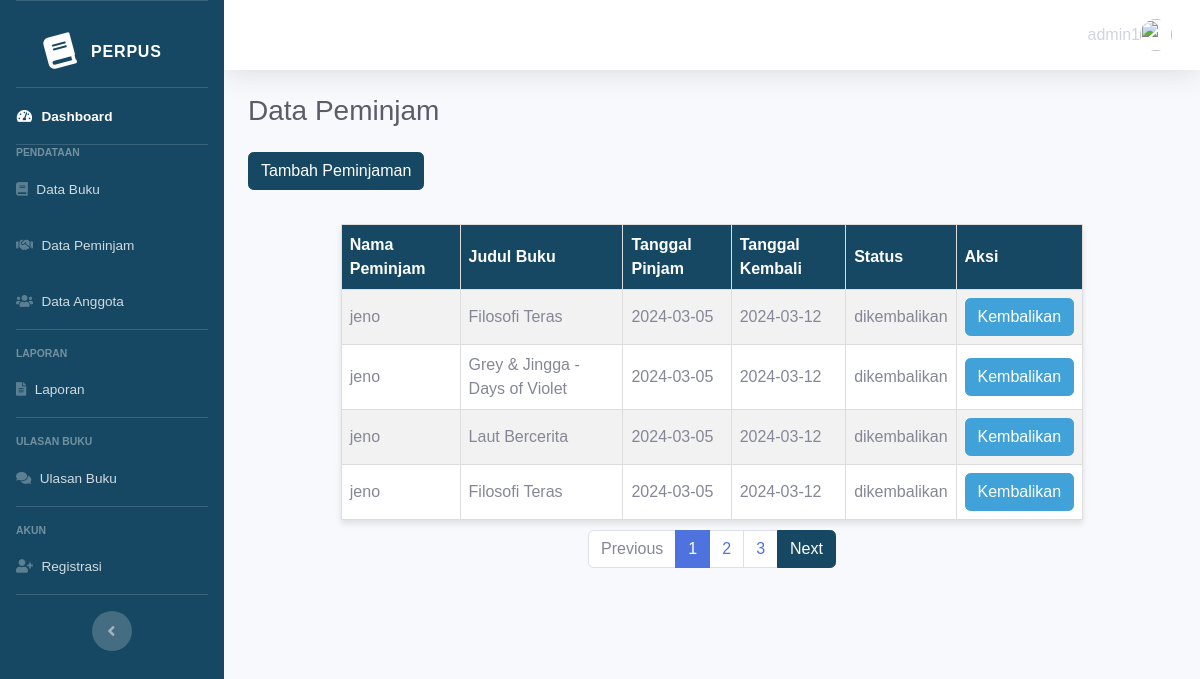
Screenshot of /admin/index_peminjam.php (signed in) with the database file from the repository.
### tables this page shows
CREATE TABLE `peminjaman` (
  `peminjaman_id` int(11) NOT NULL,
  `perpus_id` int(11) NOT NULL,
  `buku_id` int(11) NOT NULL,
  `tanggal_pinjam` date NOT NULL,
  `user_id` varchar(11) NOT NULL,
  `username` varchar(255) NOT NULL,
  `tanggal_kembali` date NOT NULL,
  `created_at` timestamp NOT NULL DEFAULT current_timestamp() ON UPDATE current_timestamp(),
  `status_peminjam` varchar(255) NOT NULL
);

CREATE TABLE `buku` (
  `buku_id` int(11) NOT NULL,
  `perpus_id` int(11) NOT NULL,
  `judul` varchar(100) NOT NULL,
  `cover` varchar(255) NOT NULL,
  `penulis` varchar(50) NOT NULL,
  `penerbit` varchar(50) NOT NULL,
  `tahun_terbit` int(11) NOT NULL,
  `deskripsi` varchar(10000) NOT NULL,
  `kategori_id` int(11) NOT NULL,
  `ketersediaan` int(50) NOT NULL,
  `file_pdf` varchar(1000) NOT NULL,
  `created_at` timestamp NOT NULL DEFAULT current_timestamp() ON UPDATE current_timestamp()
);

### admin/index_peminjam.php (the view, shortened to what this page needs)
<?php
$role = $_SESSION["role"];
include('koneksi.php');
?>
<!DOCTYPE html>
<html lang="en">
<head>
    <link href="../dashboard/vendor/fontawesome-free/css/all.min.css" rel="stylesheet" type="text/css">
    <link href="../dashboard/css/sb-admin-2.min.css" rel="stylesheet">
</head>
<body id="page-top">
    <div id="wrapper">
        <ul class="navbar-nav bg-gradient-primary sidebar sidebar-dark accordion" id="accordionSidebar">
            <a class="sidebar-brand d-flex align-items-center justify-content-center" href="index.html">
                <div class="sidebar-brand-icon rotate-n-15">
                    <i class="fas fa-book"></i>
                </div>
                <div class="sidebar-brand-text mx-3">Perpus</div>
            </a>
            <hr class="sidebar-divider my-0">
            <li class="nav-item active">
                <a class="nav-link" href="home.php">
                    <i class="fas fa-fw fa-tachometer-alt"></i>
                    <span>Dashboard</span></a>
            </li>
            <?php
            if ($role === "admin") :
            ?>
                <hr class="sidebar-divider my-0">
                <div class="sidebar-heading">
                    Pendataan
                </div>
                <li class="nav-item">
                    <a class="nav-link" href="index_data_buku.php">
                        <i class="fas fa-book"></i>
                        <span>Data Buku</span></a>
                </li>
                <li class="nav-item">
                    <a class="nav-link" href="index_peminjam.php">
                        <i class="fas fa-handshake"></i>
                        <span>Data Peminjam</span></a>
                </li>
                <li class="nav-item">
                    <a class="nav-link" href="index_data_anggota.php">
                        <i class="fas fa-users"></i>
                        <span>Data Anggota</span>
                    </a>
                </li>
                <hr class="sidebar-divider">
                <div class="sidebar-heading">
                    Laporan
                </div>
                <li class="nav-item">
                    <a class="nav-link" href="index_laporan.php">
                        <i class="fas fa-file-alt"></i>
                        <span>Laporan</span></a>
                </li>
                <hr class="sidebar-divider">
                <div class="sidebar-heading">
                    Ulasan Buku
                </div>
                <li class="nav-item">
                    <a class="nav-link" href="index_ulasan_buku.php">
                        <i class="fas fa-comments"></i>
                        <span>Ulasan Buku</span></a>
                </li>
                <hr class="sidebar-divider">
                <div class="sidebar-heading">
                    Akun
                </div>
                <li class="nav-item">
                    <a class="nav-link" href="index_register.php">
                        <i class="fas fa-user-plus"></i>
                        <span>Registrasi</span>
                    </a>
                </li>
            <?php endif ?>
            <hr class="sidebar-divider d-none d-md-block">
            <div class="text-center d-none d-md-inline">
                <button class="rounded-circle border-0" id="sidebarToggle"></button>
            </div>
        </ul>
        <div id="content-wrapper" class="d-flex flex-column">
            <div id="content">
                <nav class="navbar navbar-expand navbar-light bg-white topbar mb-4 static-top shadow">
                    <ul class="navbar-nav ml-auto">
                        <li class="nav-item dropdown no-arrow">
                            <a class="nav-link dropdown-toggle" href="#" id="userDropdown" role="button" data-toggle="dropdown" aria-haspopup="true" aria-expanded="false">
                                <?php
                                if (isset($_SESSION['username'])) {
                                    echo $_SESSION['username'];
                                } else {
                                    echo "Pengguna";
                                }
                                ?> <img class="img-profile rounded-circle" src="https://source.unsplash.com/QAB-WJcbgJk/60x60">
                            </a>
                        </li>
                    </ul>
                </nav>
                <div class="container-fluid">
                    <div class="d-sm-flex align-items-center justify-content-between mb-4">
                        <h2 class="h3 mb-0 text-gray-800">Data Peminjam</h2>
                    </div>
                    <a href="../create/create_peminjam.php" class="mb-4 btn btn-primary1">Tambah Peminjaman</a>
                    <div class="row">
                        <div class="col-xl-12 col-md-6 mb-4">
                            <?php
                            $results_per_page = 4;
                            $query = "SELECT COUNT(*) AS total FROM peminjaman";
                            $result = mysqli_query($conn, $query);
                            $row = mysqli_fetch_assoc($result);
                            $total_records = $row['total'];
                            $total_pages = ceil($total_records / $results_per_page);
                            if (!isset($_GET['page']) || !is_numeric($_GET['page']) || $_GET['page'] < 1 || $_GET['page'] > $total_pages) {
                                $page = 1;
                            } else {
                                $page = $_GET['page'];
                            }
                            $offset = ($page - 1) * $results_per_page;
                            $query = "SELECT peminjaman.*, buku.judul AS judul_buku
                                        FROM peminjaman
                                        INNER JOIN buku ON peminjaman.buku_id = buku.buku_id
                                        LIMIT $offset, $results_per_page";
                            $result = mysqli_query($conn, $query);
                            if ($result->num_rows > 0) : ?>
                                <table border='1'>
                                    <tr>
                                        <th>Nama Peminjam</th>
                                        <th>Judul Buku</th>
                                        <th>Tanggal Pinjam</th>
                                        <th>Tanggal Kembali</th>
                                        <th>Status</th>
                                        <th>Aksi</th>
                                    </tr>
                                    <?php while ($row = mysqli_fetch_assoc($result)) : ?>
                                        <tr>
                                            <td><?= $row['username'] ?></td>
                                            <td><?= $row['judul_buku'] ?></td>
                                            <td><?= $row['tanggal_pinjam'] ?></td>
                                            <td><?= date('Y-m-d', strtotime($row['tanggal_pinjam'] . ' + 7 days')) ?></td>
                                            <td><?= $row['status_peminjam'] ?></td>
                                            <td>
                                                <button class="btn btn-primary2 btn-kembali" data-id="<?= $row['peminjaman_id'] ?>">Kembalikan</button>
                                            </td>
                                        </tr>
                                    <?php endwhile; ?>
                                </table>
                                <?php if ($total_pages > 1) : ?>
                                    <ul class="pagination justify-content-center">
                                        <li class="page-item <?= ($page <= 1) ? 'disabled' : '' ?>">
                                            <a class="page-link btn-primary1" href="?page=<?= ($page - 1) ?>">Previous</a>
                                        </li>
                                        <?php for ($i = 1; $i <= $total_pages; $i++) : ?>
                                            <li class="page-item <?= ($page == $i) ? 'active' : '' ?>">
                                                <a class="page-link text-primary1" href="?page=<?= $i ?>"><?= $i ?></a>
                                            </li>
                                        <?php endfor; ?>
                                        <li class="page-item <?= ($page >= $total_pages) ? 'disabled' : '' ?>">
                                            <a class="page-link btn-primary1" href="?page=<?= ($page + 1) ?>">Next</a>
                                        </li>
                                    </ul>
                                <?php endif; ?>
                            <?php else : ?>
                                <p>Tidak ada peminjam.</p>
                            <?php endif; ?>
                        </div>
                    </div>
                </div>
            </div>
        </div>
    </div>
</body>
</html>

### admin/index_peminjam.php (style rules this page uses)
.bg-gradient-primary { background-color: #164863; background-image: linear-gradient(180deg, #164863 10%, #164863 100%); background-size: cover; }
.sidebar { background-color: #164863; }
.btn-primary2 { background-color: #40A2D8; border-color: #40A2D8; transition: background-color 0.3s ease; color: #ffffff; }
.nav-link { display: flex; align-items: center; }
.nav-link i { margin-right: 10px; }
body { font-family: Arial, sans-serif; background-color: #f8f9fa; margin: 0; }
h2 { color: #164863; }
table { border-collapse: collapse; width: 80%; margin: 10px auto; background-color: #fff; box-shadow: 0 4px 6px rgba(0, 0, 0, 0.1); }
th, td { border: 1px solid #ddd; padding: 8px; text-align: left; }
th { background-color: #164863; color: #fff; }
tr:nth-child(even) { background-color: #f2f2f2; }
a { text-decoration: none; color: inherit; }
.btn-primary1 { background-color: #164863; border-color: #164863; transition: background-color 0.3s ease; color: #ffffff; }

### rows the page displays
peminjaman: username "jeno", buku.judul "Filosofi Teras", tanggal_pinjam "2024-03-05", tanggal_pinjam "2024-03-12", status_peminjam "dikembalikan"
peminjaman: username "jeno", buku.judul "Grey & Jingga - Days of Violet", tanggal_pinjam "2024-03-05", tanggal_pinjam "2024-03-12", status_peminjam "dikembalikan"
peminjaman: username "jeno", buku.judul "Laut Bercerita", tanggal_pinjam "2024-03-05", tanggal_pinjam "2024-03-12", status_peminjam "dikembalikan"
peminjaman: username "jeno", buku.judul "Filosofi Teras", tanggal_pinjam "2024-03-05", tanggal_pinjam "2024-03-12", status_peminjam "dikembalikan"

### other values shown
$_SESSION['username'] "admin1"
